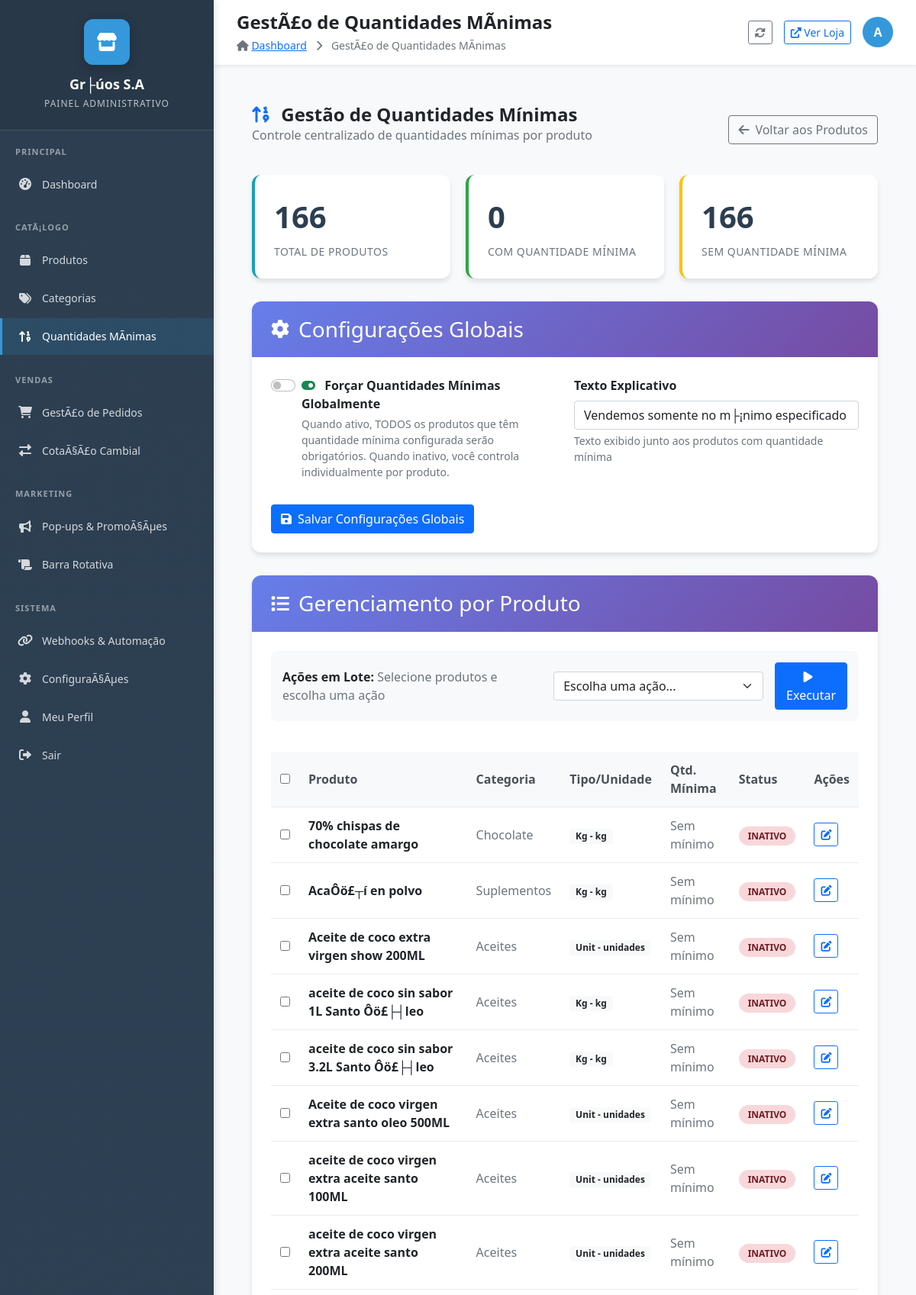
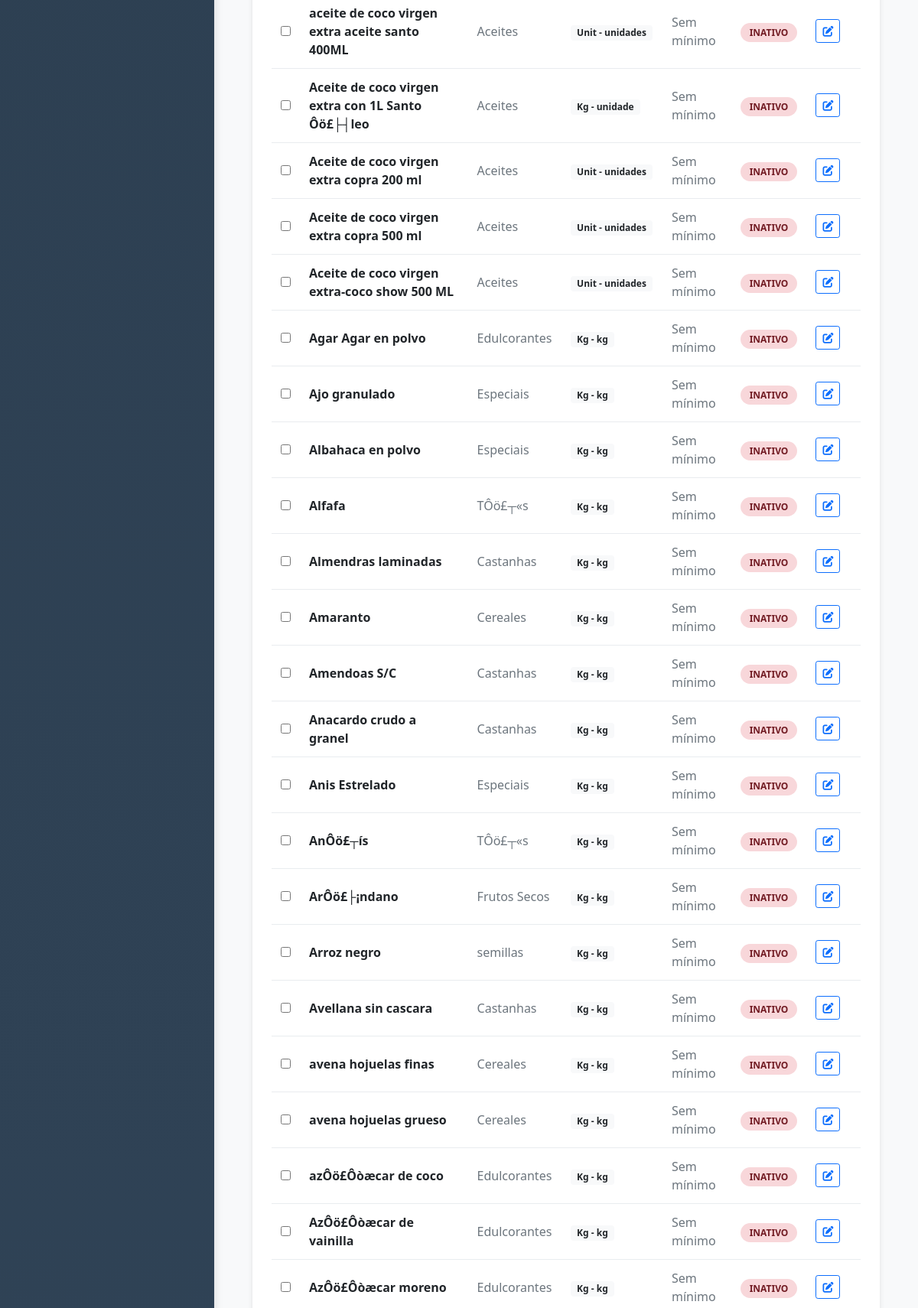
Screenshot of /admin/gestao_quantidades_minimas.php (signed in, upper part) with the database file from the repository (2 pictures, top to bottom).
### tables this page shows
CREATE TABLE `store_settings` (
  `id` int(11) NOT NULL AUTO_INCREMENT,
  `store_name` varchar(255) NOT NULL,
  `store_description` text DEFAULT NULL,
  `whatsapp_number` varchar(50) DEFAULT NULL,
  `shipping_rate` decimal(10,2) NOT NULL DEFAULT 1500.00,
  `address` text DEFAULT NULL,
  `business_hours` text DEFAULT NULL,
  `logo_url` varchar(255) DEFAULT NULL,
  `social_facebook` varchar(255) DEFAULT NULL,
  `social_instagram` varchar(255) DEFAULT NULL,
  `social_twitter` varchar(255) DEFAULT NULL,
  `updated_at` timestamp NOT NULL DEFAULT current_timestamp() ON UPDATE current_timestamp(),
  `contact_seller_text` varchar(255) DEFAULT 'Consultar con el vendedor' COMMENT 'Texto em espanhol para produtos sem pre├ºo',
  `default_min_quantity` int(11) DEFAULT 10 COMMENT 'Quantidade m├¡nima padr├úo para novos produtos',
  `hide_retail_price` tinyint(1) DEFAULT 0 COMMENT 'Se 1, remove pre├ºo de varejo do sistema',
  `enable_shipping` tinyint(1) DEFAULT 1 COMMENT 'Se 1 calcula frete, se 0 n├úo mostra frete',
  `shipping_control_text` varchar(255) DEFAULT 'Frete calculado automaticamente' COMMENT 'Texto explicativo para o frete',
  `enable_global_minimums` tinyint(1) DEFAULT 1 COMMENT 'Se 1 respeita m├¡nimos dos produtos, se 0 ignora todos os m├¡nimos',
  `minimum_explanation_text` varchar(255) DEFAULT 'Vendemos somente no m├¡nimo especificado' COMMENT 'Texto explicativo para m├¡nimos',
  PRIMARY KEY (`id`),
  KEY `idx_store_shipping_enabled` (`enable_shipping`),
  KEY `idx_store_minimums_enabled` (`enable_global_minimums`)
);

CREATE TABLE `products` (
  `id` int(11) NOT NULL AUTO_INCREMENT,
  `name` varchar(255) NOT NULL,
  `description` text DEFAULT NULL,
  `wholesale_price` decimal(10,2) DEFAULT NULL,
  `retail_price` decimal(10,2) DEFAULT NULL,
  `min_wholesale_quantity` int(11) DEFAULT NULL,
  `unit_weight` decimal(10,2) NOT NULL DEFAULT 0.00,
  `unit_type` enum('kg','unit') NOT NULL DEFAULT 'kg',
  `unit_display_name` varchar(20) DEFAULT NULL,
  `stock` int(11) NOT NULL DEFAULT 0,
  `image_url` varchar(255) DEFAULT NULL,
  `featured` tinyint(1) NOT NULL DEFAULT 0,
  `promotion` tinyint(1) DEFAULT 0,
  `status` tinyint(1) NOT NULL DEFAULT 1,
  `category_id` int(11) DEFAULT NULL,
  `created_at` timestamp NOT NULL DEFAULT current_timestamp(),
  `updated_at` timestamp NOT NULL DEFAULT current_timestamp() ON UPDATE current_timestamp(),
  `show_price` tinyint(1) DEFAULT 1 COMMENT 'Se 1 mostra pre├ºo, se 0 mostra consultar vendedor',
  `has_min_quantity` tinyint(1) DEFAULT 1 COMMENT 'Se 1 tem quantidade m├¡nima, se 0 n├úo tem',
  `parent_product_id` int(11) DEFAULT NULL COMMENT 'ID do produto pai (para varia├º├Áes)',
  `variation_display` varchar(100) DEFAULT NULL COMMENT 'Nome da varia├º├úo (ex: 200ml, 500ml, 1L)',
  `variation_type` enum('size','flavor','color','other') DEFAULT NULL COMMENT 'Tipo de varia├º├úo',
  PRIMARY KEY (`id`),
  KEY `category_id` (`category_id`),
  KEY `idx_products_show_price` (`show_price`),
  KEY `idx_products_has_min_quantity` (`has_min_quantity`),
  KEY `idx_parent_product_id` (`parent_product_id`),
  KEY `idx_variation_type` (`variation_type`),
  CONSTRAINT `fk_parent_product` FOREIGN KEY (`parent_product_id`) REFERENCES `products` (`id`) ON DELETE CASCADE,
  CONSTRAINT `products_ibfk_1` FOREIGN KEY (`category_id`) REFERENCES `categories` (`id`) ON DELETE SET NULL
);

CREATE TABLE `categories` (
  `id` int(11) NOT NULL AUTO_INCREMENT,
  `name` varchar(255) NOT NULL,
  `description` text DEFAULT NULL,
  `image_url` varchar(255) DEFAULT NULL,
  `parent_id` int(11) DEFAULT NULL,
  `status` tinyint(1) NOT NULL DEFAULT 1,
  `created_at` timestamp NOT NULL DEFAULT current_timestamp(),
  `updated_at` timestamp NOT NULL DEFAULT current_timestamp() ON UPDATE current_timestamp(),
  PRIMARY KEY (`id`),
  KEY `categories_ibfk_1` (`parent_id`),
  CONSTRAINT `categories_ibfk_1` FOREIGN KEY (`parent_id`) REFERENCES `categories` (`id`) ON DELETE SET NULL ON UPDATE CASCADE
);

### admin/gestao_quantidades_minimas.php (the view, shortened to what the rows shown need)
<?php
require_once '../includes/db_connect.php';
$query = "SELECT enable_global_minimums, minimum_explanation_text FROM store_settings WHERE id = 1";
$result = $conn->query($query);
$settings = $result->fetch_assoc();
$productsQuery = "SELECT p.id, p.name, p.min_wholesale_quantity, p.has_min_quantity,
                  p.unit_type, p.unit_display_name, c.name as category_name
                  FROM products p
                  LEFT JOIN categories c ON p.category_id = c.id
                  WHERE p.status = 1
                  ORDER BY p.has_min_quantity DESC, p.name ASC";
$productsResult = $conn->query($productsQuery);
include 'includes/admin_layout.php';
?>
<div class="minimum-management-container">
    <div class="d-flex justify-content-between align-items-center mb-4">
        <div>
            <h1 class="page-title">
                <i class="fas fa-sort-numeric-up text-primary me-2"></i>
                Gestão de Quantidades Mínimas
            </h1>
        </div>
    </div>
    <div class="section-card">
        <div class="section-content">
            <form method="post" class="row">
                <div class="col-md-6">
                    <div class="form-check form-switch mb-3">
                        <input type="checkbox" class="form-check-input" id="enable_global_minimums"
                               name="enable_global_minimums" <?php echo $settings['enable_global_minimums'] ? 'checked' : ''; ?>>
                        <label class="form-check-label fw-bold" for="enable_global_minimums">
                            <i class="fas fa-toggle-on text-success me-2"></i>
                            Forçar Quantidades Mínimas Globalmente
                        </label>
                        <div class="form-text">
                            Quando ativo, TODOS os produtos que têm quantidade mínima configurada serão obrigatórios.
                            Quando inativo, você controla individualmente por produto.
                        </div>
                    </div>
                </div>
                <div class="col-md-6">
                    <label class="form-label fw-bold">Texto Explicativo</label>
                    <input type="text" class="form-control" name="minimum_explanation_text"
                           value="<?php echo htmlspecialchars($settings['minimum_explanation_text']); ?>"
                           placeholder="Ex: Quantidade mínima para atacado">
                    <div class="form-text">Texto exibido junto aos produtos com quantidade mínima</div>
                </div>
            </form>
        </div>
    </div>
    <div class="section-card">
        <div class="section-content">
            <form method="post" id="bulkForm">
                <div class="table-responsive">
                    <table class="products-table">
                        <thead>
                            <tr>
                                <th>
                                    <input type="checkbox" id="selectAll" onchange="toggleAllProducts(this)">
                                </th>
                                <th>Produto</th>
                                <th>Categoria</th>
                                <th>Tipo/Unidade</th>
                                <th>Qtd. Mínima</th>
                                <th>Status</th>
                                <th>Ações</th>
                            </tr>
                        </thead>
                        <tbody>
                            <?php while ($product = $productsResult->fetch_assoc()): ?>
                                <tr>
                                    <td>
                                        <input type="checkbox" name="selected_products[]"
                                               value="<?php echo $product['id']; ?>" class="product-checkbox">
                                    </td>
                                    <td>
                                        <strong><?php echo htmlspecialchars($product['name']); ?></strong>
                                    </td>
                                    <td>
                                        <span class="text-muted"><?php echo htmlspecialchars($product['category_name'] ?? 'Sem categoria'); ?></span>
                                    </td>
                                    <td>
                                        <span class="badge bg-light text-dark">
                                            <?php echo ucfirst($product['unit_type']); ?> -
                                            <?php echo htmlspecialchars($product['unit_display_name']); ?>
                                        </span>
                                    </td>
                                    <td>
                                        <?php if ($product['has_min_quantity']): ?>
                                            <strong class="text-success">
                                                <?php echo $product['min_wholesale_quantity']; ?>
                                                <?php echo htmlspecialchars($product['unit_display_name']); ?>
                                            </strong>
                                        <?php else: ?>
                                            <span class="text-muted">Sem mínimo</span>
                                        <?php endif; ?>
                                    </td>
                                    <td>
                                        <span class="minimum-badge <?php echo $product['has_min_quantity'] ? 'enabled' : 'disabled'; ?>">
                                            <?php echo $product['has_min_quantity'] ? 'Ativo' : 'Inativo'; ?>
                                        </span>
                                    </td>
                                    <td>
                                        <button type="button" class="btn btn-sm btn-outline-primary"
                                                onclick="editProductMinimum(<?php echo $product['id']; ?>)">
                                            <i class="fas fa-edit"></i>
                                        </button>
                                    </td>
                                </tr>
                            <?php endwhile; ?>
                        </tbody>
                    </table>
                </div>
            </form>
        </div>
    </div>
</div>
<?php include 'includes/footer.php'; ?>

### admin/includes/admin_layout.php (shortened to what the rows shown need)
<?php
if (!isset($store)) {
    require_once '../includes/db_connect.php';
    $store_query = "SELECT * FROM store_settings WHERE id = 1";
    $store_result = $conn->query($store_query);
    $store = $store_result->fetch_assoc();
}
$current_page = basename($_SERVER['PHP_SELF']);
$page_title = 'Painel Administrativo';
$page_titles = [
    'dashboard.php' => 'Dashboard',
    'produtos.php' => 'GestÃ£o de Produtos',
    'produto_adicionar.php' => 'Adicionar Produto',
    'produto_editar.php' => 'Editar Produto',
    'categorias.php' => 'GestÃ£o de Categorias',
    'categoria_adicionar.php' => 'Adicionar Categoria',
    'categoria_editar.php' => 'Editar Categoria',
    'pedidos.php' => 'GestÃ£o de Pedidos',
    'pedidos_melhorado.php' => 'GestÃ£o AvanÃ§ada de Pedidos',
    'pedido_detalhes.php' => 'Detalhes do Pedido',
    'cotacao.php' => 'GestÃ£o de CotaÃ§Ã£o',
    'configuracoes.php' => 'ConfiguraÃ§Ãµes da Loja',
    'perfil.php' => 'Perfil do Administrador',
    'popup_manager.php' => 'GestÃ£o de Pop-ups',
    'barra_rotativa.php' => 'Barra Rotativa',
    'gestao_quantidades_minimas.php' => 'GestÃ£o de Quantidades MÃ­nimas'
];
if (isset($page_titles[$current_page])) {
    $page_title = $page_titles[$current_page];
}
?>
<!DOCTYPE html>
<html lang="pt-BR">
<head>
    <link href="https://cdn.jsdelivr.net/npm/bootstrap@5.1.3/dist/css/bootstrap.min.css" rel="stylesheet">
    <link rel="stylesheet" href="https://cdnjs.cloudflare.com/ajax/libs/font-awesome/6.0.0/css/all.min.css">
</head>
<body>
    <nav class="admin-sidebar">
        <div class="sidebar-brand">
            <div class="brand-logo">
                <i class="fas fa-store"></i>
            </div>
            <h1 class="brand-name"><?php echo htmlspecialchars($store['store_name']); ?></h1>
            <p class="brand-subtitle">Painel Administrativo</p>
        </div>
    </nav>
    <main class="admin-main">
        <header class="admin-header">
            <div class="header-content">
                <div class="page-header">
                    <h1 class="page-title"><?php echo $page_title; ?></h1>
                </div>
            </div>
        </header>
        <div class="admin-content">

### rows the page displays
store_settings: store_name "Gr├úos S.A", minimum_explanation_text "Vendemos somente no m├¡nimo especificado"
products: name "70% chispas de chocolate amargo", category.name "Chocolate", unit_type "Kg", unit_display_name "kg", has_min_quantity "Sem mínimo"
products: name "AcaÔö£┬í en polvo", category.name "Suplementos", unit_type "Kg", unit_display_name "kg", has_min_quantity "Sem mínimo"
products: name "Aceite de coco extra virgen show 200ML", category.name "Aceites", unit_type "Unit", unit_display_name "unidades", has_min_quantity "Sem mínimo"
products: name "aceite de coco sin sabor 1L Santo Ôö£├┤leo", category.name "Aceites", unit_type "Kg", unit_display_name "kg", has_min_quantity "Sem mínimo"
products: name "aceite de coco sin sabor 3.2L Santo Ôö£├┤leo", category.name "Aceites", unit_type "Kg", unit_display_name "kg", has_min_quantity "Sem mínimo"
products: name "Aceite de coco virgen extra santo oleo 500ML", category.name "Aceites", unit_type "Unit", unit_display_name "unidades", has_min_quantity "Sem mínimo"
products: name "aceite de coco virgen extra aceite santo 100ML", category.name "Aceites", unit_type "Unit", unit_display_name "unidades", has_min_quantity "Sem mínimo"
products: name "aceite de coco virgen extra aceite santo 200ML", category.name "Aceites", unit_type "Unit", unit_display_name "unidades", has_min_quantity "Sem mínimo"
products: name "aceite de coco virgen extra aceite santo 400ML", category.name "Aceites", unit_type "Unit", unit_display_name "unidades", has_min_quantity "Sem mínimo"
products: name "Aceite de coco virgen extra con 1L Santo Ôö£├┤leo", category.name "Aceites", unit_type "Kg", unit_display_name "unidade", has_min_quantity "Sem mínimo"
products: name "Aceite de coco virgen extra copra 200 ml", category.name "Aceites", unit_type "Unit", unit_display_name "unidades", has_min_quantity "Sem mínimo"
products: name "Aceite de coco virgen extra copra 500 ml", category.name "Aceites", unit_type "Unit", unit_display_name "unidades", has_min_quantity "Sem mínimo"
products: name "Aceite de coco virgen extra-coco show 500 ML", category.name "Aceites", unit_type "Unit", unit_display_name "unidades", has_min_quantity "Sem mínimo"
products: name "Agar Agar en polvo", category.name "Edulcorantes", unit_type "Kg", unit_display_name "kg", has_min_quantity "Sem mínimo"
products: name "Ajo granulado", category.name "Especiais", unit_type "Kg", unit_display_name "kg", has_min_quantity "Sem mínimo"
products: name "Albahaca en polvo", category.name "Especiais", unit_type "Kg", unit_display_name "kg", has_min_quantity "Sem mínimo"
products: name "Alfafa", category.name "TÔö£┬«s", unit_type "Kg", unit_display_name "kg", has_min_quantity "Sem mínimo"
products: name "Almendras laminadas", category.name "Castanhas", unit_type "Kg", unit_display_name "kg", has_min_quantity "Sem mínimo"
products: name "Amaranto", category.name "Cereales", unit_type "Kg", unit_display_name "kg", has_min_quantity "Sem mínimo"
products: name "Amendoas S/C", category.name "Castanhas", unit_type "Kg", unit_display_name "kg", has_min_quantity "Sem mínimo"
products: name "Anacardo crudo a granel", category.name "Castanhas", unit_type "Kg", unit_display_name "kg", has_min_quantity "Sem mínimo"
products: name "Anis Estrelado", category.name "Especiais", unit_type "Kg", unit_display_name "kg", has_min_quantity "Sem mínimo"
products: name "AnÔö£┬ís", category.name "TÔö£┬«s", unit_type "Kg", unit_display_name "kg", has_min_quantity "Sem mínimo"
products: name "ArÔö£├¡ndano", category.name "Frutos Secos", unit_type "Kg", unit_display_name "kg", has_min_quantity "Sem mínimo"
products: name "Arroz negro", category.name "semillas", unit_type "Kg", unit_display_name "kg", has_min_quantity "Sem mínimo"
products: name "Avellana sin cascara", category.name "Castanhas", unit_type "Kg", unit_display_name "kg", has_min_quantity "Sem mínimo"
products: name "avena hojuelas finas", category.name "Cereales", unit_type "Kg", unit_display_name "kg", has_min_quantity "Sem mínimo"
products: name "avena hojuelas grueso", category.name "Cereales", unit_type "Kg", unit_display_name "kg", has_min_quantity "Sem mínimo"
products: name "azÔö£Ôòæcar de coco", category.name "Edulcorantes", unit_type "Kg", unit_display_name "kg", has_min_quantity "Sem mínimo"
products: name "AzÔö£Ôòæcar de vainilla", category.name "Edulcorantes", unit_type "Kg", unit_display_name "kg", has_min_quantity "Sem mínimo"
products: name "AzÔö£Ôòæcar moreno", category.name "Edulcorantes", unit_type "Kg", unit_display_name "kg", has_min_quantity "Sem mínimo"

### other values shown
$page_title "GestÃ£o de Quantidades MÃ­nimas"
substr($_SESSION['admin_user'] ?? 'A', 0, 1) "A"
$stats['total_products'] "166"
$stats['products_with_minimum'] "0"
$stats['products_without_minimum'] "166"
